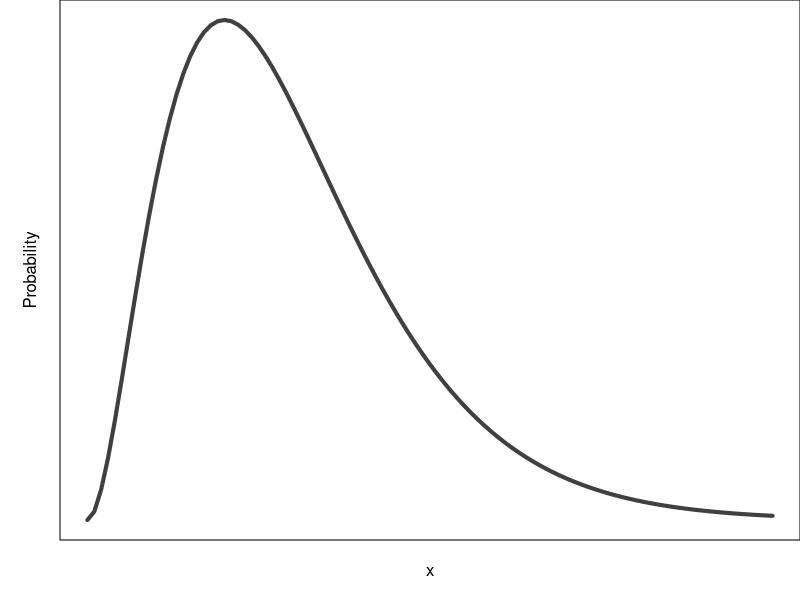

Recreate this plot in R.
## ---- chunk 1
knitr::opts_chunk$set(echo = FALSE)
## ---- chunk 2
par(mar = c(3, 3, 0, 0), mgp = c(1, 0, 0))
curve(dgamma(x, 3, 1), from = 0, to = 10, xlab = 'x', ylab = 'Probability', 
      axes = FALSE, frame.plot = TRUE, lwd = 4, col = 'gray25')
